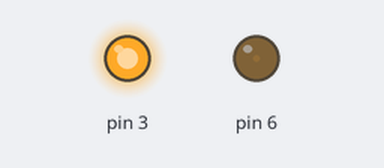
A sketch run on a simulated Arduino Uno, built with avr-gcc and run on an emulated ATmega328P. On the bench: output pins drawn as LEDs (lit = HIGH).

Above: at 0.05 s.
At 2.35 s:
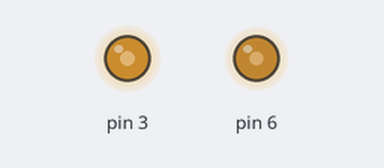
At 4.65 s:
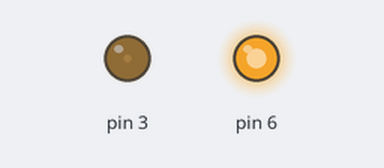
At 9.25 s:
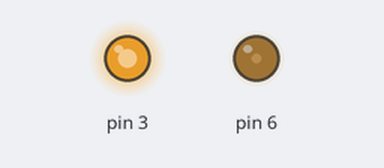
Timing chart, 0 to 13.3 s (numbered marks = the images above):
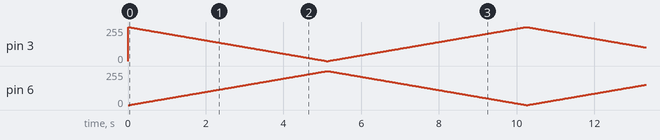

The sketch:

zadacha_03_02.pde
```cpp
void setup()
{
  pinMode(3, OUTPUT);
  pinMode(6, OUTPUT);
  pinMode(5, INPUT);
}

void loop()
{
  int i, j;
  for(i = 255; i >= 0; i--)
  {
    analogWrite(3, i);
    delay(10);
    j = 255 - i;
    analogWrite(6, j);
    delay(10);
  }
  for(i = 0; i <= 255; i++)
  {
    analogWrite(3, i);
    delay(10);
    j = 255 - i;
    analogWrite(6, j);
    delay(10);
  }
}
```
